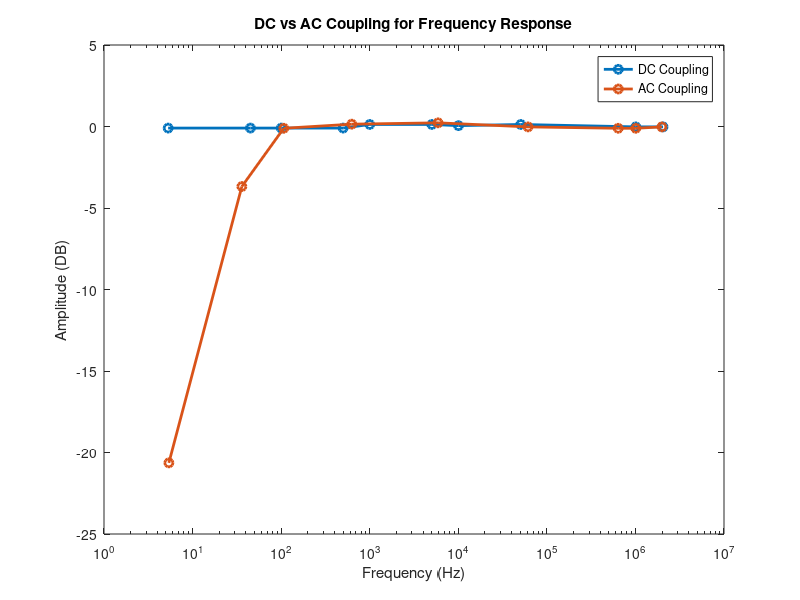
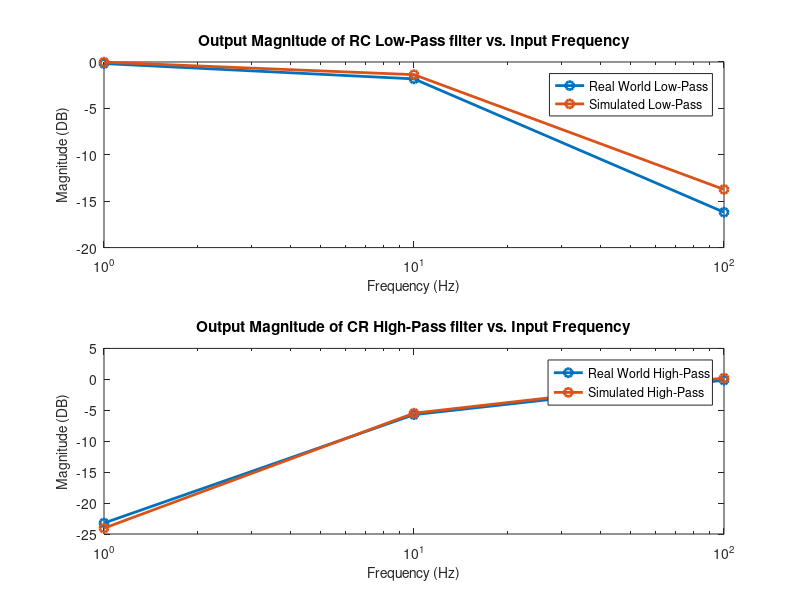
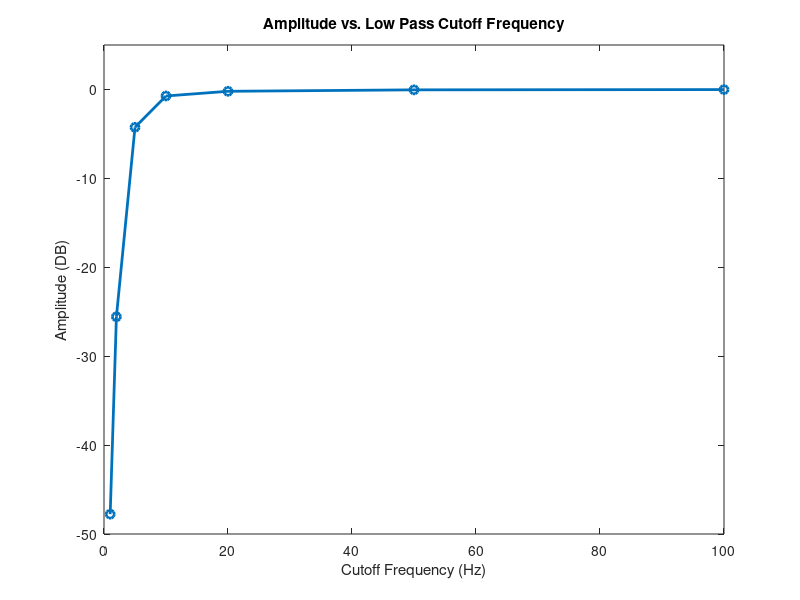

The MATLAB script that drew these images, in order: (Note: this script raises an error after producing the figures.)
%% R6
close all
x1 = [5.3,45,100.3, 500.9, 1000, 5020, 10050, 50700, 1.01E6, 2.05E6]
y1 = [9.28,9.28,9.28,9.28,9.52,9.52,9.44,9.52,9.36,9.36]
y1 = (y1)/mean(y1)
Y1 = 20*log10(y1)

x2 = [5.4,36,107,627,5910,61290,638800,1.01E6,1.99E6]
y2 = [.960,6.76,10.2,10.5,10.6,10.3,10.2,10.2,10.3]
y2 = (y2)/mean(y2(3:end))
Y2 = 20*log10(y2)

figure(1)
semilogx(x1,Y1,'-o','LineWidth',2)
hold on
semilogx(x2,Y2,'-o','LineWidth',2)
legend('DC Coupling','AC Coupling')
xlabel('Frequency (Hz)')
ylabel('Amplitude (DB)')
title('DC vs AC Coupling for Frequency Response')



% %%
% semilogx([10 100 200 300 400 500 600 700 800 900 1000 2000 3000 4000 5000 6000 7000 8000 9000 10000 ], [2 2.3 13.3 26.3 -6.46 -11.7 -15.6 -18.8 -20.9 -23.4 -25.2 -37.9 -44.8 -50 -53.9 -57 -59.6 -62 -64 -65 ]);
% hold on
% num=[0 1];
% den=[0.000000495 0.000033 1];
% system1=tf(num,den);
% bode(system1)

%% R7

x = [1,10,100]
x2 = [9.17,9.1588,8.12] %Real world CR input
x1 = [9.2184,9.14,8.1212] %real world rc input
y1 = [9.0384,7.4109,1.2594] %real world RC output
y2 = [.6325,4.7466,7.9913] %real world CR output
x3 = [2,2,2]% Simulated RC input
x4 = [2,2,2]% Simulated CR input
y3 = [1.9961,1.7089,0.4114]
y4 = [.1253,1.0653,2.0503]

Y1 = 20*log10(y1./x1)
Y2 = 20*log10(y2./x2)
Y3 = 20*log10(y3./x3)
Y4 = 20*log10(y4./x4)

figure(2)
subplot(2,1,1);
semilogx(x,Y1,'-o','LineWidth',2)
hold on
semilogx(x,Y3,'-o','LineWidth',2)
legend('Real World Low-Pass','Simulated Low-Pass')
xlabel('Frequency (Hz)','fontsize',10)
ylabel('Magnitude (DB)','fontsize',10)
title('Output Magnitude of RC Low-Pass filter vs. Input Frequency')



subplot(2,1,2); 
semilogx(x,Y2,'-o','LineWidth',2)
hold on
semilogx(x,Y4,'-o','LineWidth',2)
legend('Real World High-Pass','Simulated High-Pass')
xlabel('Frequency (Hz)','fontsize',10)
ylabel('Magnitude (DB)','fontsize',10)
title('Output Magnitude of CR High-Pass filter vs. Input Frequency')

%suptitle('Real World vs. Simulated Filter Performance')

%% R8
x = [1,2,5,10,20,50,100]
y = [.0397,.5116,5.9472,8.9231,9.4816,9.6606,9.6938]
noFilter = 9.7097

Y = 20*log10(y./noFilter)

figure(3)
plot(x,Y,'-o','LineWidth',2)
ylim([-50,5])
xlabel('Cutoff Frequency (Hz)')
ylabel('Amplitude (DB)')
title('Amplitude vs. Low Pass Cutoff Frequency')


%% R9
Mean = -0.2321 %V
Max = 4.7428 %V
AverageCycFreq = 5.4168 %Hz


%% R10
x = [40,400,4000, 40000]
y = [5.3913,5.3824,5.3805,5.3757]

averageFreq = mean(y) % outl

%% R11
%load import_With_DC.mat

x1 = x4s(:,1)
x2 = x40s(:,1)
x3 = x400s(:,1)
x4 = x4ks(:,1)
x5 = x40ks(:,1)

y1 = x4s(:,2)
y2 = x40s(:,2)
y3 = x400s(:,2)
y4 = x4ks(:,2)
y5 = x40ks(:,2)

figure(4)
plot(x1,y1,'LineWidth',1.5)
hold on;
plot(x2,y2,'LineWidth',1.5)
hold on;
plot(x3,y3,'LineWidth',1.5)
hold on;
plot(x4,y4,'LineWidth',1.5)
hold on;
plot(x5,y5,'LineWidth',1.5)
xlim([0,15])
legend('4s/sec','40s/sec','400s/sec','4ks/sec','40ks/sec')
xlabel('Frequency (Hz)')
ylabel('Amplitude (V)')
title('FFT of Constant Input Signal Sampled at Various Rates')